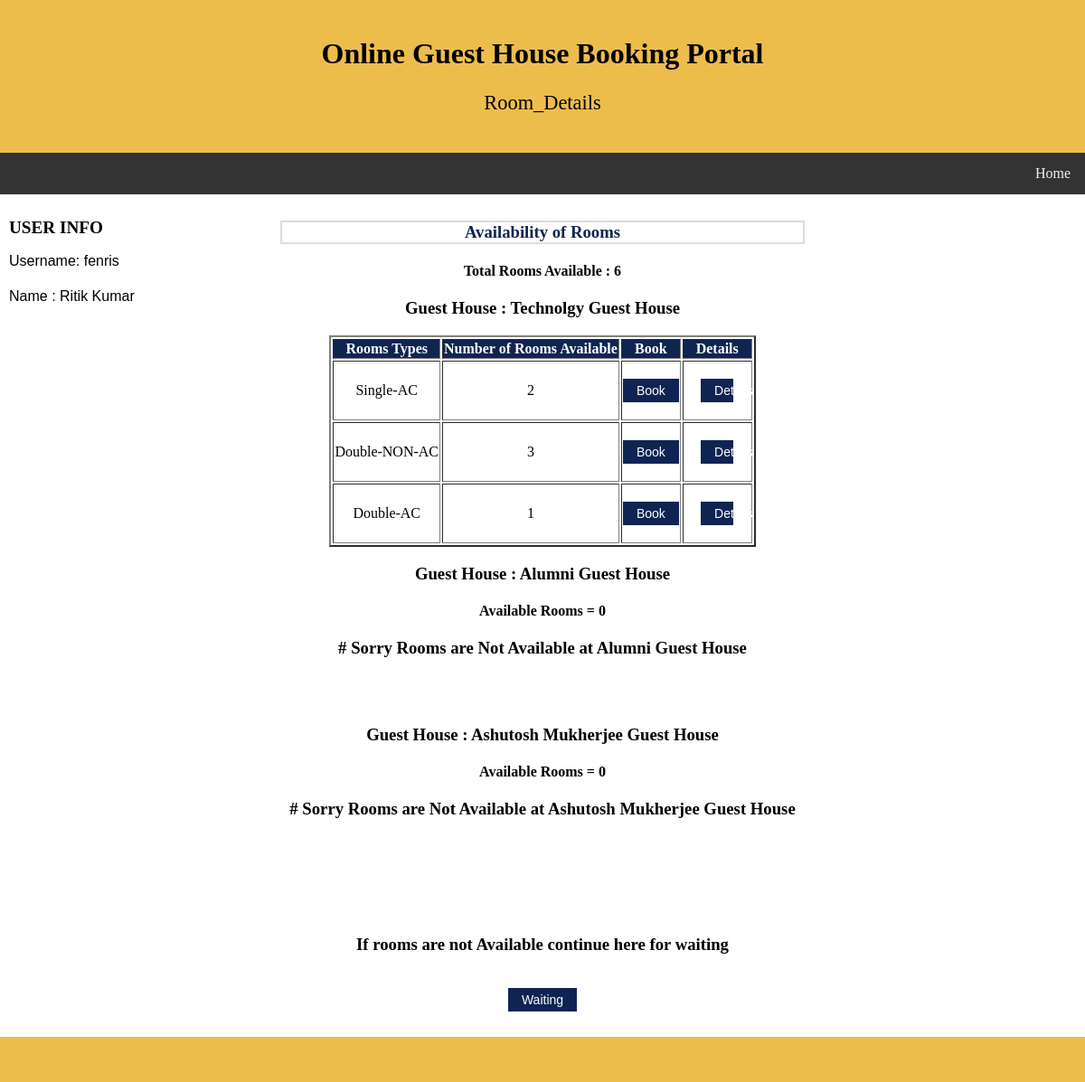
/book/1 (signed in), run on the app's committed database.
### main/models.py (models this page shows, shortened)
class GuestHouse(models.Model):
    name = models.CharField(max_length=100, null=False, unique=True)
    code = models.CharField(max_length=3, null=True, unique=True)
    active = models.BooleanField(default=True)

class Rooms(models.Model):
    roomID = models.CharField( default=None, max_length=30)
    ROOM_TYPES = [
        ('Single-AC', 'Single-AC'),
        ('Double-AC', 'Double-AC'),
        ('Single-NON-AC', 'Single NON-AC'),
        ('Double-NON-AC', 'Double-NON-AC'),
    ]
    room_type = models.CharField( max_length=20, choices=ROOM_TYPES, null=False)
    guesthouse = models.ForeignKey(GuestHouse, on_delete=models.CASCADE, null=False, blank=False)
    price = models.PositiveIntegerField( default=None, blank=False, null=False)
    services = models.CharField( default="No special services available", null=True, max_length=50)
    class Meta:
        verbose_name_plural='Rooms'
        db_table = 'OGHBS_Rooms'
        ordering = ['roomID']

### main/views.py (the view)
# urls.py: path('book/<int:t>', views.book, name='book'),
def book(request, t):                               #request variable takes a GET or POST HTTP request
        user =request.user
        if user.username and user.is_staff is False and user.is_superuser is False:
            if request.method == 'POST':
                return redirect('index')
            else:
                tt = PreReservation.objects.get(id = t)
                start_date = tt.start_date
                end_date = tt.end_date
                T = Reservation.objects.filter(
                    Q(start_date__range =(start_date, end_date)) | Q(end_date__range =(start_date, end_date))).filter(status = True).filter(waiting=False)
                R = []
                for t in T:
                    f = t.rooms_allocated
                    if f.id not in R:
                            R.append(f.id)
                G = GuestHouse.objects.all()
                context = []
                for g in G:
                    rooms_available = Rooms.objects.exclude(pk__in = R).filter(guesthouse_id=g.id)
                    no_rooms = 0
                    rooms = []
                    for t in rooms_available:
                        r = t.room_type
                        flag = 0
                        no_rooms = no_rooms+1
                        for i in rooms:
                            if r in i.values():
                                i['count'] = i['count']+1
                                flag = 1
                        if flag == 0:
                            rooms.append({'type': r, 'count': 1 })
                    context.append({ 'G': g, 'no_rooms': no_rooms, 'rooms': rooms})
                return render(request, 'booking/available.html', {'rooms': context, 'T': tt })
        else:
            messages.warning(request, 'You are not logged in. Please login')
            redirect('home')

### main/templates/booking/available.html (shortened to what this page needs)
<!DOCTYPE html>
<html lang="en">
<head>
</head>
<body>
<div class="header">
  <h1>Online Guest House Booking Portal</h1>
  <p style="font-family:times new roman;font-size:140%";>Room_Details</p>
</div>
<div class="topnav">
<a href="/profile">Home</a>
</div>
<div class="row">
  <div class="column side">
    <h2 style="font-family:times new roman;font-size:120%";>USER INFO</h2>
    <p style="font-family:arial;font-size:100%;line-height:1.2";>Username:
     {{user.username}}<br><br>
    Name    : {{user.first_name}}  {{user.last_name}}<br>
    </p>
  </div>
  <div class="column middle">
  <h3 style="color:#0f2453;border:2px solid #ddd">Availability of Rooms</h3>
                            {% for room in rooms %}
                                {% if  room.no_rooms == 0 %}
									<h3>Guest House : {{ room.G.name }}</h3>
                                    <h4>Available Rooms = {{ room.no_rooms }} </h4>
                                    <h3><span>#</span> Sorry Rooms are Not Available at {{ room.G.name }}</h3>
                                   <br>
                                   <br>
                                {% else %}
                                    <h4 >Total Rooms Available : {{ room.no_rooms }} </h4>
                                    <h3>Guest House : {{ room.G.name }}</h3>
                                                      <table border="2" align="center">
                                                          <tr style="background-color: #0f2453">
                                                            <th style="color: white">Rooms Types</th>
                                                            <th style="color: white">Number of Rooms Available</th>
                                                            <th style="color: white">Book</th>
                                                            <th style="color: white;margin-right: 1%">Details</th>
                                                          </tr>
                                                          {% for r in room.rooms %}
                                                          <tr>
                                                            <td>{{ r.type }}</td>
                                                            <td>{{ r.count }}</td>
                                                            <td>
                                                            <form method="post"  action="{% url 'book_room_verify' room.G.id T.id r.type r.count%}">
                                                                        <br><button class="button" style="width: 100%">Book</button><br><br>
                                                                    </form>
                                                            </td>
                                                        <td>
                                                           <button class="button" style="width: 50%" onclick="location.href='/roomdetails'">Details </button><br>
                                                            </td>
                                                          </tr>
                                                              {% endfor %}
                                                      </table>
                                {% endif %}
                            {% endfor %}
            <br><br><br>
            <h3> If rooms are not Available continue here for waiting </h3>
      <form method="get"  action="{% url 'waiting_show' T.id %}">
                        <br><button class="button" >Waiting</button><br><br>
      </form>
 </div>
  <div class="column side">
  </div>
</div>
<div class="footer">
</div>
</body>
</html>

### main/templates/booking/available.html (style rules this page uses)
* { box-sizing: border-box; }
body { margin: 0; }
.header { background-color: #EDBD4C; padding: 20px; text-align: center; }
.topnav { overflow: hidden; background-color: #333; }
.topnav a { float: right; display: block; color: #f2f2f2; text-align: center; padding: 14px 16px; text-decoration: none; }
.column { float: left; padding: 10px; }
.column.side { width: 25%; }
.column.middle { width: 50%; text-align: center; }
.row:after { content: ""; display: table; clear: both; }
.button { background-color: #0f2453; border: none; color: white; padding: 5px 15px; text-align: center; font-size: 14px; cursor: pointer; }
.footer { background-color: #EDBD4C; padding: 10px; text-align: center; position: relative; height: 50px; bottom: 0px; left: 0px; right: 0px; margin-bottom: 0px; }

### data on the page
GuestHouse: no_rooms "6", G.name "Technolgy Guest House", count "2" "3" "1"
Rooms: type "Single-AC"
Rooms: type "Double-NON-AC"
Rooms: type "Double-AC"
GuestHouse: G.name "Alumni Guest House", no_rooms "0"
GuestHouse: G.name "Ashutosh Mukherjee Guest House", no_rooms "0"

### other printed values
{{ user.username }} "fenris"
{{ user.first_name }} "Ritik"
{{ user.last_name }} "Kumar"
